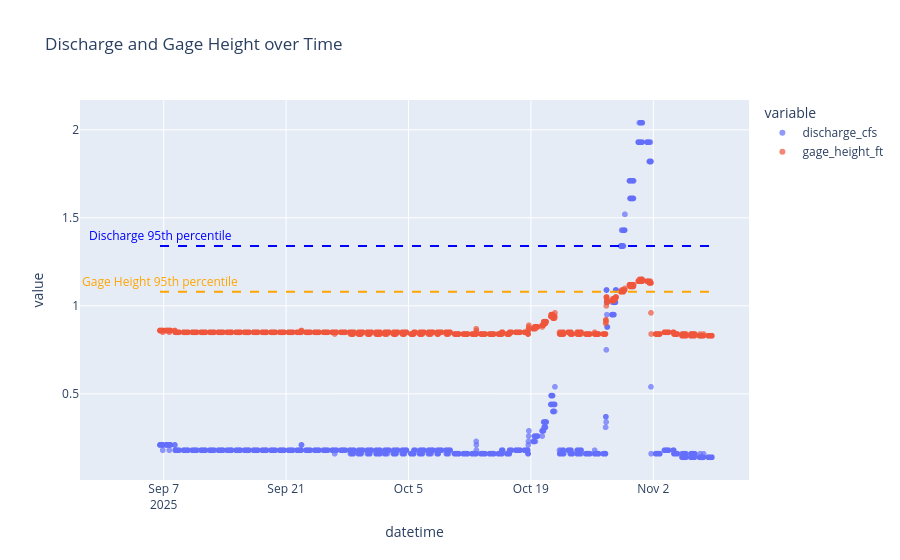

Notebook code cell kept with this figure:
### Code cell
import pandas as pd
import plotly.express as px
import numpy as np

# -----------------------------
# Load Excel data
# -----------------------------
df = pd.read_excel("pukele_datasheet.xlsx")

# Combine date and time into a single datetime column
df['time_str'] = df['time'].astype(str)
df['datetime'] = pd.to_datetime(df['date'].dt.strftime('%Y-%m-%d') + ' ' + df['time_str'])

# -----------------------------
# Scatter plot with threshold lines
# -----------------------------
# Melt the dataframe to long format for coloring
df_long = df.melt(
    id_vars=['datetime', 'path'],
    value_vars=['discharge_cfs', 'gage_height_ft'],
    var_name='variable',
    value_name='value'
)

fig_scatter = px.scatter(
    df_long,
    x='datetime',
    y='value',
    color='variable',
    hover_data=['path'],
    title='Discharge and Gage Height over Time'
)
fig_scatter.update_traces(marker=dict(size=6, opacity=0.7))

# -----------------------------
# Add horizontal lines for given percentile
# -----------------------------
percentile = 95  # e.g., line above which 10% of data lies

# Compute thresholds
discharge_thresh = np.percentile(df['discharge_cfs'], percentile)
gage_thresh = np.percentile(df['gage_height_ft'], percentile)

# Add horizontal lines using add_shape
fig_scatter.add_shape(
    type="line",
    x0=df['datetime'].min(),
    x1=df['datetime'].max(),
    y0=discharge_thresh,
    y1=discharge_thresh,
    line=dict(color="blue", width=2, dash="dash"),
    name=f"Discharge {percentile}th percentile"
)
fig_scatter.add_shape(
    type="line",
    x0=df['datetime'].min(),
    x1=df['datetime'].max(),
    y0=gage_thresh,
    y1=gage_thresh,
    line=dict(color="orange", width=2, dash="dash"),
    name=f"Gage Height {percentile}th percentile"
)

# Optionally, add annotations to label the lines
fig_scatter.add_annotation(
    x=df['datetime'].min(),
    y=discharge_thresh,
    text=f"Discharge {percentile}th percentile",
    showarrow=False,
    yshift=10,
    font=dict(color="blue")
)
fig_scatter.add_annotation(
    x=df['datetime'].min(),
    y=gage_thresh,
    text=f"Gage Height {percentile}th percentile",
    showarrow=False,
    yshift=10,
    font=dict(color="orange")
)

fig_scatter.show()

### Figure 1 — Plotly figure (JSON) as saved in the notebook; plotly's stock layout.template omitted (floating-point values rounded to 4 significant figures; data arrays with more than 128 entries replaced by an {"elided": "..."} marker saying what was removed)
{"data": [{"customdata": {"elided": "1685x1 str values"}, "hovertemplate": "variable=discharge_cfs<br>datetime=%{x}<br>value=%{y}<br>path=%{customdata[0]}<extra></extra>", "legendgroup": "discharge_cfs", "marker": {"color": "#636efa", "opacity": 0.7, "size": 6, "symbol": "circle"}, "mode": "markers", "name": "discharge_cfs", "showlegend": true, "type": "scattergl", "x": {"elided": "1685 str values"}, "xaxis": "x", "y": {"elided": "1685 float values"}, "yaxis": "y"}, {"customdata": {"elided": "1685x1 str values"}, "hovertemplate": "variable=gage_height_ft<br>datetime=%{x}<br>value=%{y}<br>path=%{customdata[0]}<extra></extra>", "legendgroup": "gage_height_ft", "marker": {"color": "#EF553B", "opacity": 0.7, "size": 6, "symbol": "circle"}, "mode": "markers", "name": "gage_height_ft", "showlegend": true, "type": "scattergl", "x": {"elided": "1685 str values"}, "xaxis": "x", "y": {"elided": "1685 float values"}, "yaxis": "y"}], "layout": {"annotations": [{"font": {"color": "blue"}, "showarrow": false, "text": "Discharge 95th percentile", "x": "2025-09-06T13:54:00", "y": 1.34, "yshift": 10}, {"font": {"color": "orange"}, "showarrow": false, "text": "Gage Height 95th percentile", "x": "2025-09-06T13:54:00", "y": 1.08, "yshift": 10}], "legend": {"title": {"text": "variable"}, "tracegroupgap": 0}, "shapes": [{"line": {"color": "blue", "dash": "dash", "width": 2}, "name": "Discharge 95th percentile", "type": "line", "x0": "2025-09-06T13:54:00", "x1": "2025-11-08T16:32:00", "y0": 1.34, "y1": 1.34}, {"line": {"color": "orange", "dash": "dash", "width": 2}, "name": "Gage Height 95th percentile", "type": "line", "x0": "2025-09-06T13:54:00", "x1": "2025-11-08T16:32:00", "y0": 1.08, "y1": 1.08}], "title": {"text": "Discharge and Gage Height over Time"}, "xaxis": {"anchor": "y", "domain": [0, 1], "title": {"text": "datetime"}}, "yaxis": {"anchor": "x", "domain": [0, 1], "title": {"text": "value"}}}}
